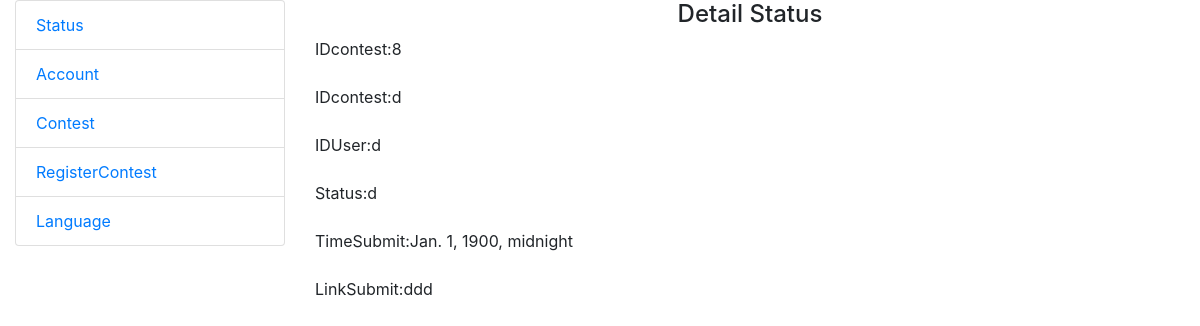
The app's page /ContestAdmin/status/detail-status/8/ with its own data.
### ContestAdmin/models.py (models this page shows, shortened)
class Status(models.Model):
    IDcontest = models.CharField(max_length=100)
    IDUser = models.CharField(max_length=100)
    Status = models.CharField(max_length=100)
    TimeSubmit = models.DateTimeField()
    LinkSubmit = models.CharField(max_length=100)

### ContestAdmin/views.py (the view)
# urls.py: path('status/detail-status/<int:pk>/',  views.detailStatus, name='detailStatus'),
def detailStatus(request, pk):
    istatus = Status.objects.get(pk=pk)
    context = {
        'istatus':istatus
    }
    return render(request, 'Status/detail.html', context=context)

### ContestAdmin/templates/Status/detail.html
{% extends 'Status/base.html' %}
{% block content %}
<h4 class="text-center">Detail Status</h4>
        <div class="form-group">
            <label for="pk" >IDcontest:{{istatus.pk}}</label>
        </div>
        <div class="form-group">
            <label for="IDcontest" >IDcontest:{{istatus.IDcontest}}</label>
        </div>
        <div class="form-group">
            <label for="IDUser">IDUser:{{istatus.IDUser}}</label>
        </div>
        <div class="form-group">
            <label for="Status">Status:{{istatus.Status}}</label>
        </div>
        <div class="form-group">
            <label for="TimeSubmit">TimeSubmit:{{istatus.TimeSubmit}}</label>
        </div>
        <div class="form-group">
            <label for="LinkSubmit">LinkSubmit:{{istatus.LinkSubmit}}</label>
        </div>
{% endblock content %}

### records on screen
Status: pk "8", IDcontest "d", IDUser "d", Status "d", TimeSubmit "Jan. 1, 1900, midnight", LinkSubmit "ddd"
